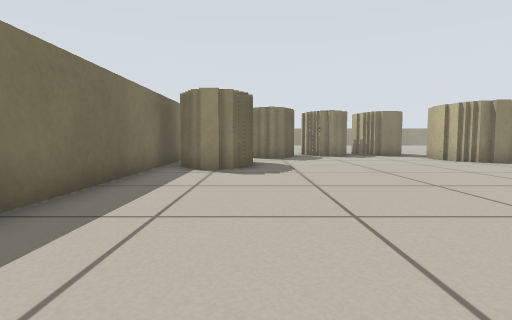
view 1 (above)

24 first-person views from a walk through a Stage world. The camera is 0.39 m above the floor, tilts 4° down and sees 80° across. Floor lines are 1 m apart. The floor is counted in squares, 0.5 m on a side. Each view is taken from the middle of a square. On the plan, view 1 faces up. The plan holds only what a view shows up to about 10 squares ahead; the rest is blank. Robots are left out.

view 2
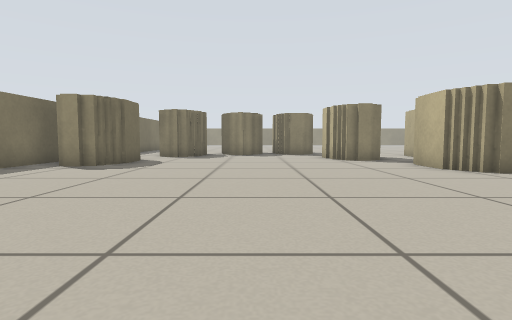

view 3
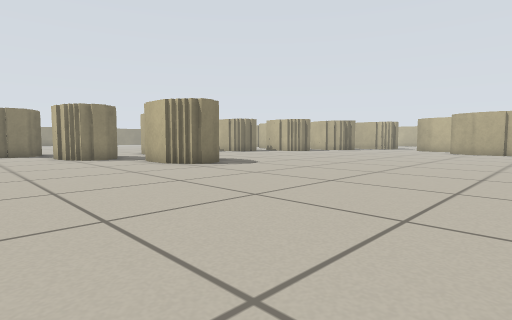

view 4
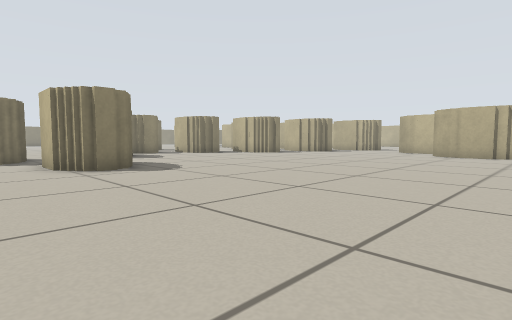

view 5
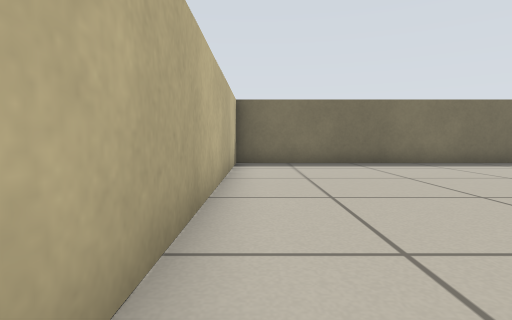

view 6
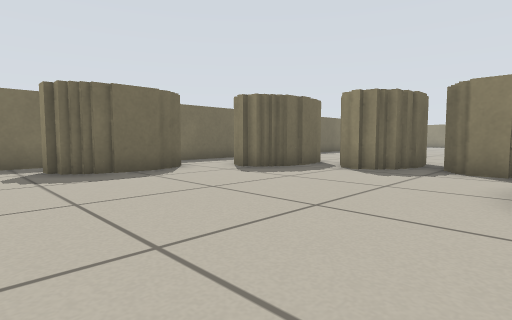

view 7
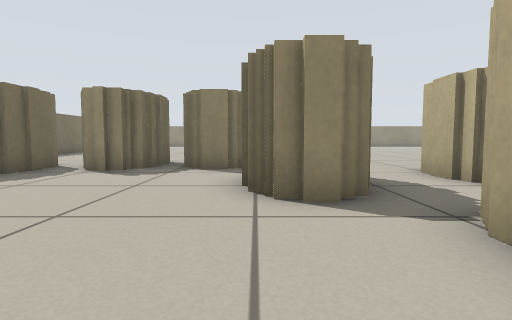

view 8
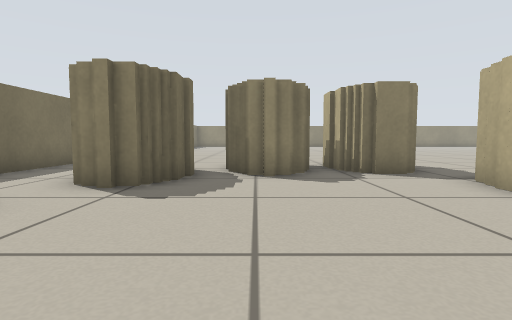

view 9
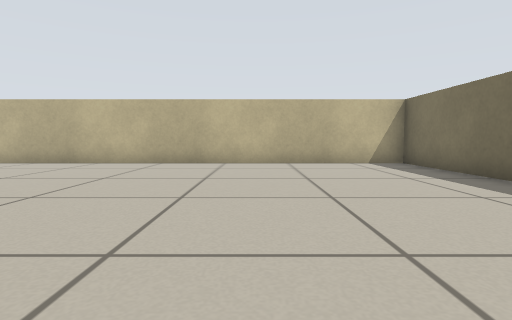

view 10
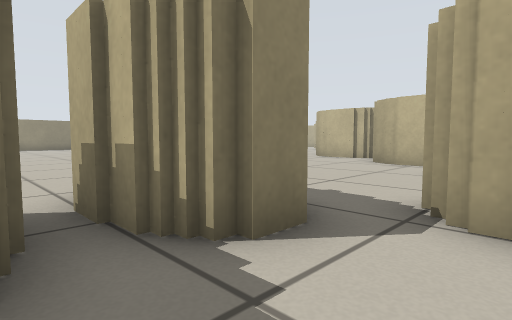

view 11
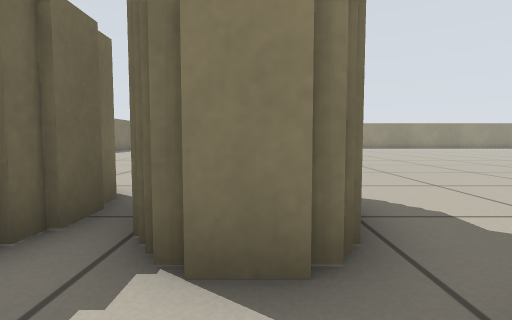

view 12
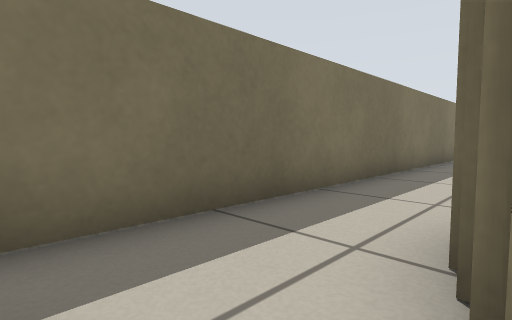

view 13
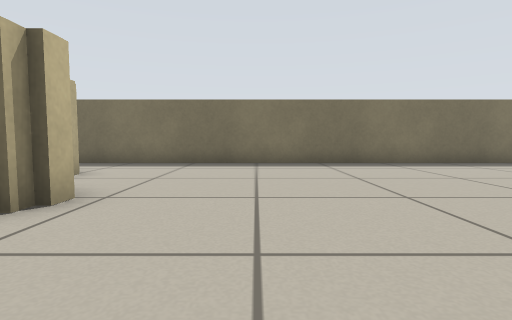

view 14
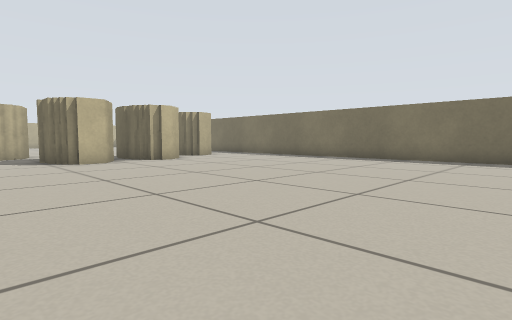

view 15
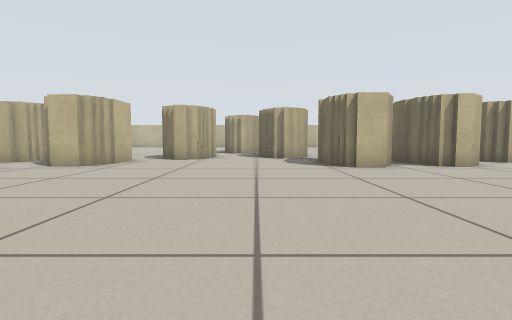

view 16
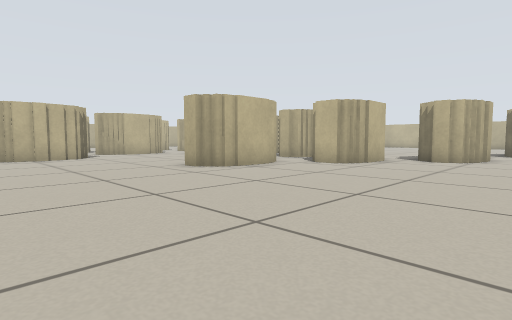

view 17
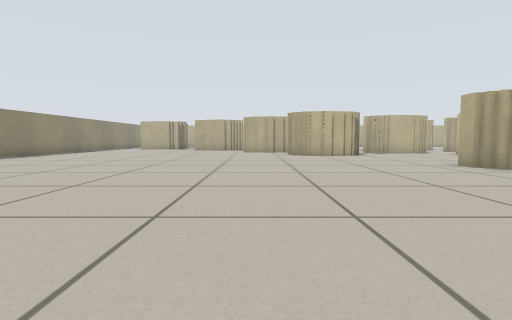

view 18
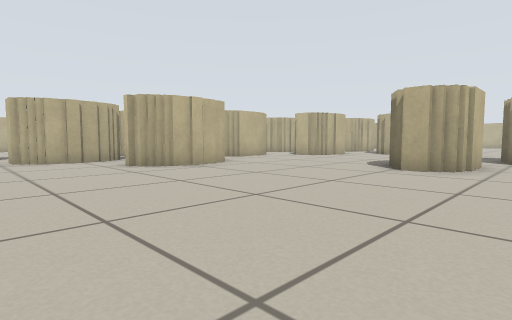

view 19
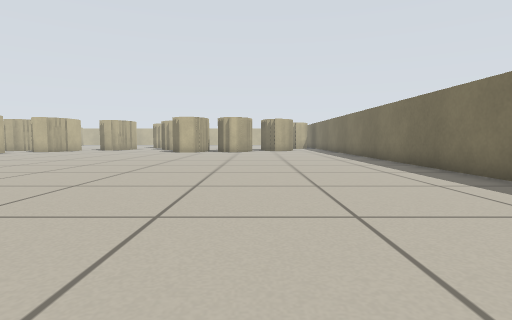

view 20
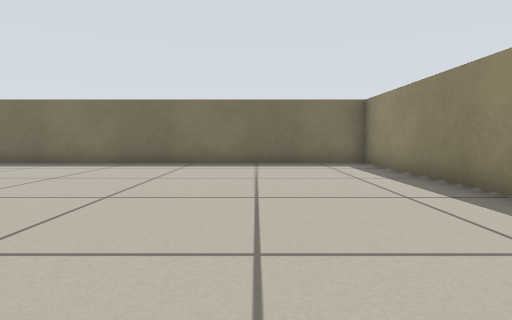

view 21
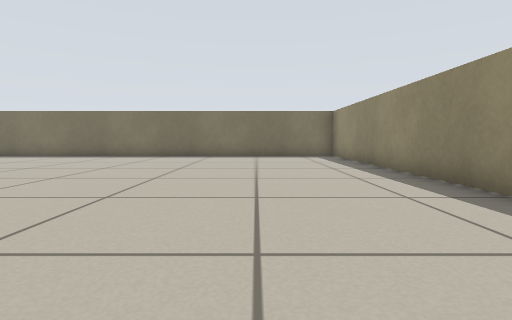

view 22
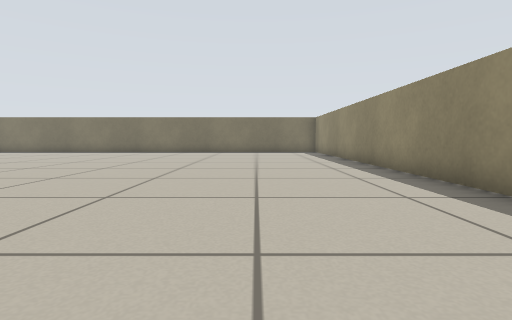

view 23
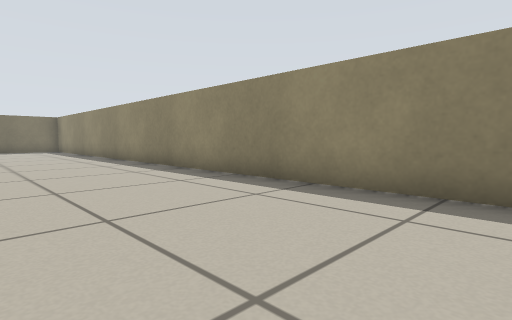

view 24
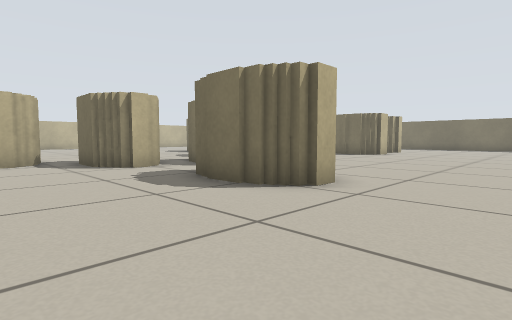

### Floor plan
Key: @ floor where view 1 was taken; # wall or solid block; . floor; T thing the floor can be seen under or through.
Columns run from 3 left of view 1 to 26 right of it. Each row starts with its distance up from view 1.
 36 ######################
 35 #.....................
 34 #.....................
 33 #.....................
 32 #.....................
 31 #.....................
 30 #.....................
 29 #.....................
 28 #......................
 27 #.............................
 26 #...........................##
 25 #...........................#
 24 #........................##
 23 #........................#
 22 #........................#
 21 #........................
 20 #..................##....
 19 #................. ##....
 18 #.................###....
 17 #..................##...
 16 #.... #TTTT......##.....
 15 #..####TT T.....###.##..
 14 #..#####TTT....## ####..
 13 #..####...TT..##     #..
 12 #..##.....T  .#      ###
 11 #.........# T.#       #
 10 ####......#TT.
  9 ####........T
  8 ####........T
  7 #...........###.
  6 #...........##...
  5 #.................
  4 #..................
  3 #...................
  2 #....................
  1 #.....................
  0 #..@...................
 -1 #......................
 -2 #...............
 -3 ##############

Where each view was taken, in squares from view 1:
view 1: 0 up, 0 right, facing up
view 2: 1 down, 4 right, facing up
view 3: 2 down, 4 right, facing up-right
view 4: 2 down, 7 right, facing up-right
view 5: 2 down, 7 right, facing left
view 6: 6 up, 7 right, facing up-left
view 7: 6 up, 7 right, facing up
view 8: 7 up, 3 right, facing up
view 9: 7 up, 2 right, facing down
view 10: 12 up, 4 right, facing up-right
view 11: 12 up, 6 right, facing up
view 12: 11 up, 0 right, facing up-left
view 13: 19 up, 7 right, facing left
view 14: 27 up, 9 right, facing down-left
view 15: 25 up, 9 right, facing down
view 16: 25 up, 9 right, facing down-right
view 17: 26 up, 8 right, facing right
view 18: 28 up, 14 right, facing down-right
view 19: 34 up, 2 right, facing down
view 20: 33 up, 7 right, facing left
view 21: 33 up, 11 right, facing left
view 22: 33 up, 15 right, facing left
view 23: 32 up, 18 right, facing up-left
view 24: 23 up, 21 right, facing down-left
